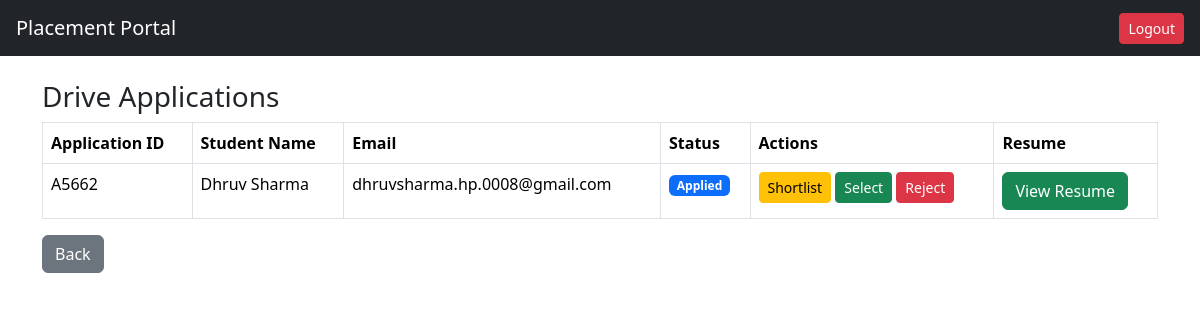
The app's page /company/applications/1 (signed in), older data.
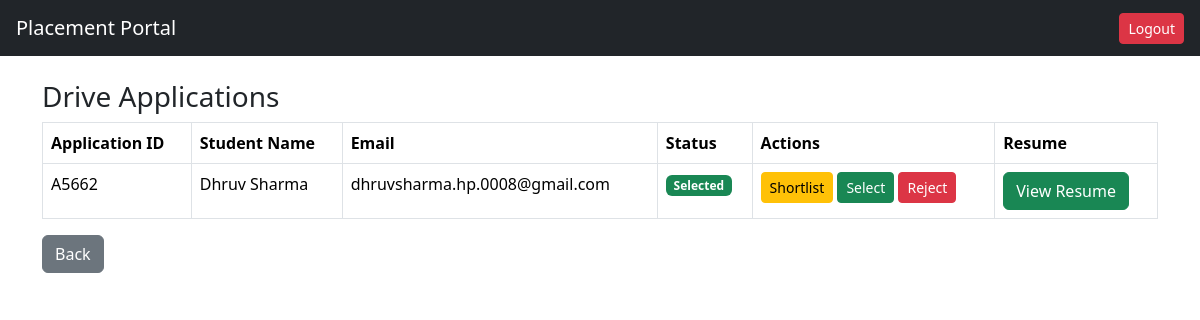
The same page, newer data.
### tables this page shows
CREATE TABLE application(
    id INTEGER PRIMARY KEY AUTOINCREMENT,
    application_uid TEXT,
    student_id INTEGER,
    drive_id INTEGER,
    status TEXT DEFAULT 'Applied',
    applied_on TEXT,
    UNIQUE(student_id, drive_id));

CREATE TABLE student(
        id INTEGER PRIMARY KEY AUTOINCREMENT,
        student_uid TEXT UNIQUE,
        name TEXT,
        email TEXT UNIQUE,
        password TEXT,
        phone TEXT,
        resume TEXT,
        is_active INTEGER DEFAULT 1
    );

### app.py (the view)
@app.route("/company/applications/<int:drive_id>")
def company_applications(drive_id):
    if session.get("role") != "company":
        return redirect("/")
    conn = get_connection()
    applications = conn.execute("""
SELECT
application.id,
application.application_uid,
student.name,
student.email,
student.resume,
application.status
FROM application
JOIN student ON student.id = application.student_id
WHERE application.drive_id=?
""",(drive_id,)).fetchall()
    return render_template(
        "company_applications.html",
        applications=applications,
        drive_id=drive_id
    )

### models.py (called while the page is built)
def get_connection():
    conn = sqlite3.connect(DATABASE)
    conn.row_factory = sqlite3.Row
    return conn

### templates/company_applications.html
{% extends "base.html" %}
{% block content %}
<h3>Drive Applications</h3>
<table class="table table-bordered">
<tr>
<th>Application ID</th>
<th>Student Name</th>
<th>Email</th>
<th>Status</th>
<th>Actions</th>
<th>Resume</th>
</tr>
{% for a in applications %}
<tr>
<td>{{ a.application_uid }}</td>
<td>{{ a.name }}</td>
<td>{{ a.email }}</td>
<td>
{% if a.status == "Applied" %}
<span class="badge bg-primary">Applied</span>
{% elif a.status == "Shortlisted" %}
<span class="badge bg-warning">Shortlisted</span>
{% elif a.status == "Selected" %}
<span class="badge bg-success">Selected</span>
{% elif a.status == "Rejected" %}
<span class="badge bg-danger">Rejected</span>
{% endif %}
</td>
<td>
<a href="/company/shortlist/{{ a.id }}" class="btn btn-warning btn-sm">
Shortlist
</a>
<a href="/company/select/{{ a.id }}" class="btn btn-success btn-sm">
Select
</a>
<a href="/company/reject/{{ a.id }}" class="btn btn-danger btn-sm">
Reject
</a>
</td>
<td>
{% if a.resume %}
<a href="/uploads/{{ a.resume }}"
target="_blank"
class="btn btn-secondary btn-success">
View Resume
</a>
{% else %}
No Resume
{% endif %}
</td>
{% endfor %}
</table>
<a href="/company" class="btn btn-secondary">Back</a>
{% endblock %}

Row changes from the older to the newer data that the page shows:
changed application "Dhruv Sharma": status "Applied" → "Selected"
